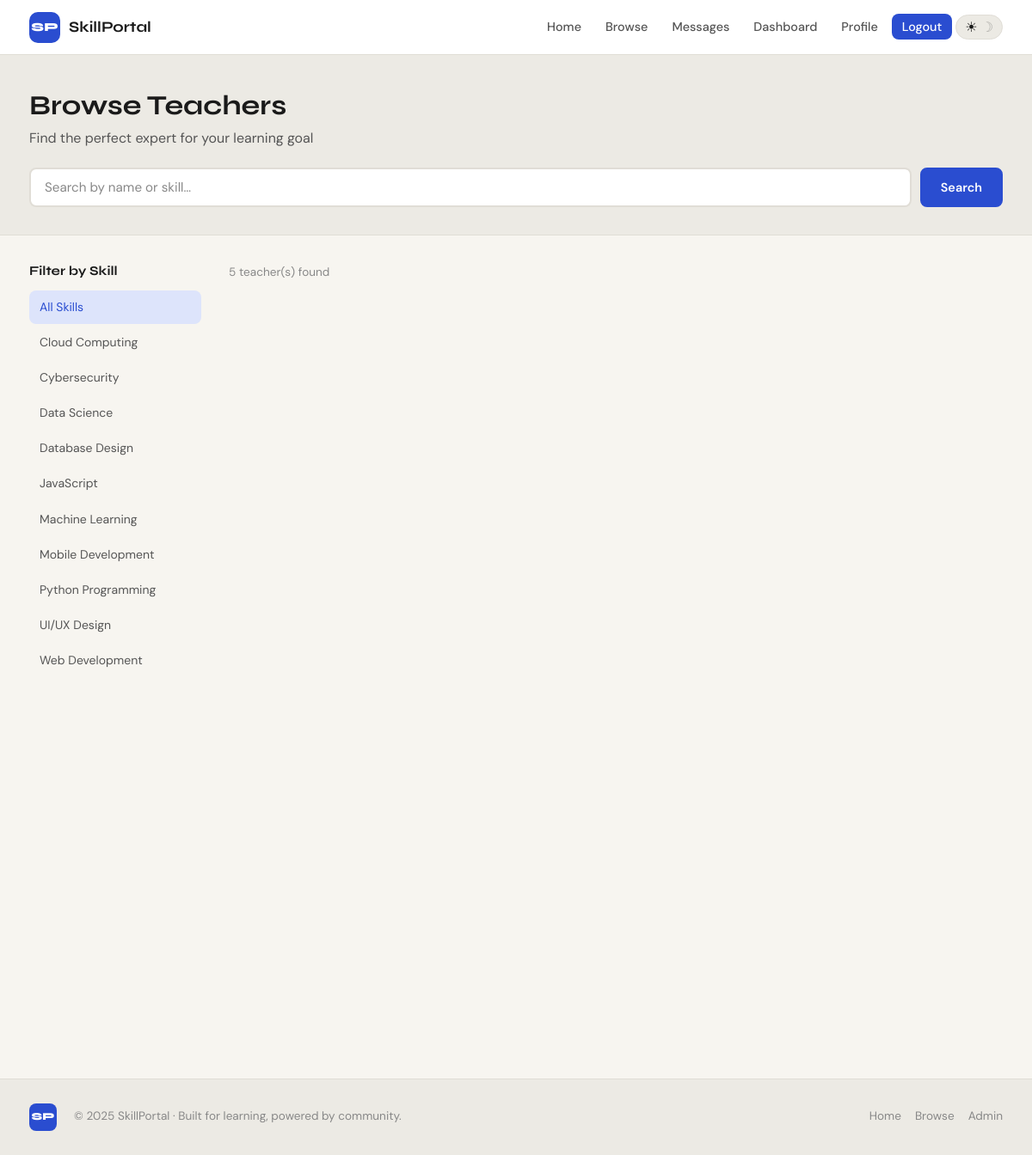
The page /teachers (signed in) on the database its author committed.
### tables this page shows
CREATE TABLE skills (
    id         INTEGER PRIMARY KEY AUTOINCREMENT,
    skill_name TEXT    NOT NULL UNIQUE
);

### app.py (the view, shortened to what this page needs)
@app.route('/teachers')
@login_required
def teachers():
    search = request.args.get('q', '').strip()
    skill  = request.args.get('skill', '').strip()
    if search:
        rows = query_db(
            """SELECT DISTINCT t.* FROM teachers t
               LEFT JOIN teacher_skills ts ON t.id = ts.teacher_id
               LEFT JOIN skills sk ON ts.skill_id = sk.id
               WHERE t.full_name LIKE ? OR sk.skill_name LIKE ?""",
            [f'%{search}%', f'%{search}%']
        )
    else:
        rows = query_db("SELECT * FROM teachers ORDER BY id")
    all_skills = query_db("SELECT * FROM skills ORDER BY skill_name")
    teachers_list = []
    for t in rows:
        t_dict   = dict(t)
        skills_r = query_db(
            """SELECT sk.skill_name FROM skills sk
               JOIN teacher_skills ts ON sk.id = ts.skill_id
               WHERE ts.teacher_id = ?""",
            [t['id']]
        )
        t_dict['skills'] = [s['skill_name'] for s in skills_r]
        t_dict['rating'] = avg_rating(t['id'])
        teachers_list.append(t_dict)
    return render_template('teachers.html',
                           teachers=teachers_list,
                           all_skills=all_skills,
                           search=search)

### app.py (called while the page is built)
def get_db():
    if 'db' not in g:
        g.db = sqlite3.connect(DATABASE)
        g.db.row_factory = sqlite3.Row
        g.db.execute("PRAGMA foreign_keys = ON")
    return g.db

def query_db(sql, args=(), one=False):
    cur = get_db().execute(sql, args)
    rv  = cur.fetchall()
    return (rv[0] if rv else None) if one else rv

def login_required(f):
    @wraps(f)
    def decorated(*args, **kwargs):
        if 'user_id' not in session:
            flash('Please log in to continue.', 'warning')
            return redirect(url_for('login'))
        return f(*args, **kwargs)
    return decorated

def avg_rating(teacher_id):
    row = query_db(
        "SELECT ROUND(AVG(stars), 1) AS avg FROM ratings WHERE teacher_id = ?",
        [teacher_id], one=True
    )
    return row['avg'] if row and row['avg'] else 0

@app.context_processor
def inject_globals():
    return dict(session=session, avg_rating=avg_rating)

### templates/teachers.html (shortened to what this page needs)
{% extends "layout.html" %}
{% block content %}
<section class="page-hero mini">
  <div class="container">
    <h1>Browse Teachers</h1>
    <p>Find the perfect expert for your learning goal</p>
    <form method="GET" action="{{ url_for('teachers') }}" class="search-form">
      <div class="search-bar">
        <input type="text" name="q" placeholder="Search by name or skill…" value="{{ search }}" />
        <button type="submit" class="btn btn-primary">Search</button>
      </div>
    </form>
  </div>
</section>
<div class="container teachers-layout">
  <aside class="filters-sidebar">
    <h3>Filter by Skill</h3>
    <ul class="filter-list">
      <li><a href="{{ url_for('teachers') }}" class="{{ 'active' if not request.args.get('skill') }}">All Skills</a></li>
      {% for skill in all_skills %}
        <li>
          <a href="{{ url_for('teachers', skill=skill.skill_name) }}"
             class="{{ 'active' if request.args.get('skill') == skill.skill_name }}">
            {{ skill.skill_name }}
          </a>
        </li>
      {% endfor %}
    </ul>
  </aside>
  <div class="teachers-results">
    {% if teachers %}
      <p class="results-count">{{ teachers|length }} teacher(s) found</p>
      <div class="teachers-grid">
      </div>
    {% else %}
      <div class="empty-state">
        <span class="empty-icon">🔍</span>
        <p>No teachers found. <a href="{{ url_for('teachers') }}">Reset filters</a></p>
      </div>
    {% endif %}
  </div>
</div>
{% endblock %}

### static/style.css (style rules this page uses)
:root { --bg: #f7f5f0; --bg-2: #eceae4; --bg-card: #ffffff; --text: #1a1a1a; --text-2: #555555; --text-3: #888888; --border: #e0ddd6; --accent: #2a4dd0; --accent-2: #1a3aaa; --accent-lt: #dde4fb; --success: #1da462; --warning: #f59e0b; --danger: #e03535; --radius: 12px; --radius-sm: 8px; --shadow: 0 2px 12px rgba(0,0,0,.08); --shadow-lg: 0 8px 40px rgba(0,0,0,.12); --transition: .2s ease; --nav-h: 64px; }
*, *::before, *::after { box-sizing: border-box; margin: 0; padding: 0; }
html { scroll-behavior: smooth; }
body { font-family: 'DM Sans', sans-serif; background: var(--bg); color: var(--text); line-height: 1.65; min-height: 100vh; transition: background var(--transition), color var(--transition); }
h1,h2,h3,h4,h5 { font-family: 'Syne', sans-serif; font-weight: 700; line-height: 1.2; }
a { color: var(--accent); text-decoration: none; transition: opacity var(--transition); }
.container { max-width: 1180px; margin: 0 auto; padding: 0 24px; }
.btn { display: inline-flex; align-items: center; justify-content: center; gap: 6px; padding: 10px 22px; border-radius: var(--radius-sm); font-family: 'DM Sans', sans-serif; font-weight: 600; font-size: .9rem; cursor: pointer; border: 2px solid transparent; transition: all var(--transition); text-decoration: none; white-space: nowrap; }
.btn-primary { background: var(--accent); color: #fff; border-color: var(--accent); }
.teachers-grid { display: grid; grid-template-columns: repeat(auto-fill, minmax(280px, 1fr)); gap: 24px; }
.page-hero { background: var(--bg-2); border-bottom: 1px solid var(--border); padding: 56px 0 40px; }
.page-hero.mini { padding: 40px 0 32px; }
.page-hero h1 { font-size: 2rem; margin-bottom: 6px; }
.page-hero p { color: var(--text-2); }
.search-form { margin-top: 20px; }
.search-bar { display: flex; gap: 10px; flex-wrap: wrap; }
.search-bar input { flex: 1; min-width: 220px; padding: 11px 16px; border: 2px solid rgba(255,255,255,.3); border-radius: var(--radius-sm); background: rgba(255,255,255,.15); color: var(--text); font-size: .95rem; font-family: 'DM Sans', sans-serif; backdrop-filter: blur(8px); }
.search-bar input::placeholder { color: var(--text-3); }
.page-hero .search-bar input { background: var(--bg-card); border-color: var(--border); }
.teachers-layout { display: grid; grid-template-columns: 200px 1fr; gap: 32px; padding: 32px 24px; }
.filters-sidebar h3 { font-size: .95rem; margin-bottom: 14px; }
.filter-list { list-style: none; display: flex; flex-direction: column; gap: 2px; }
.filter-list a { display: block; padding: 8px 12px; border-radius: var(--radius-sm); font-size: .875rem; color: var(--text-2); transition: all var(--transition); }
.filter-list a:hover, .filter-list a.active { background: var(--accent-lt); color: var(--accent); opacity: 1; }
.results-count { font-size: .85rem; color: var(--text-3); margin-bottom: 16px; }

### rows shown on the page
skills: skill_name "Cloud Computing"
skills: skill_name "Cybersecurity"
skills: skill_name "Data Science"
skills: skill_name "Database Design"
skills: skill_name "JavaScript"
skills: skill_name "Machine Learning"
skills: skill_name "Mobile Development"
skills: skill_name "Python Programming"
skills: skill_name "UI/UX Design"
skills: skill_name "Web Development"

### other values the page prints
{{ teachers|length }} "5"
